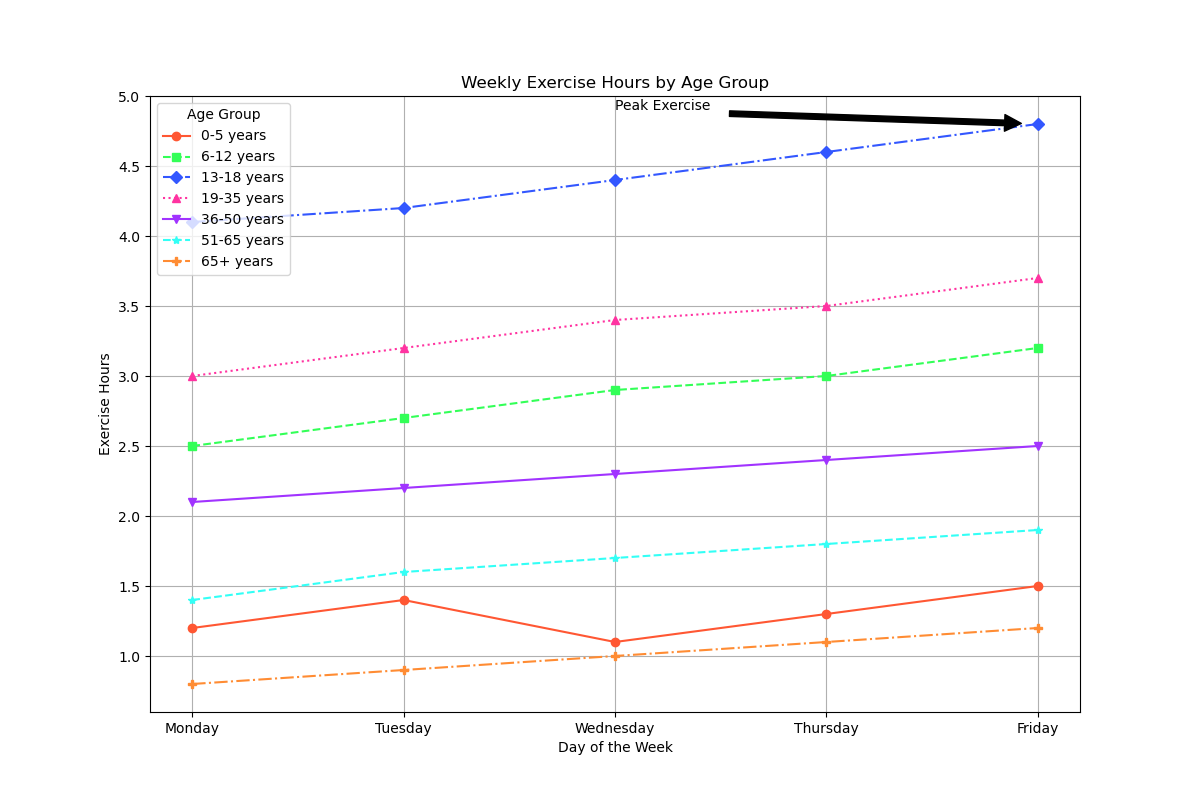

Write the Python code that produced this figure.

import matplotlib.pyplot as plt

data = [
    {'Age Group': '0-5 years', 'Monday': 1.2, 'Tuesday': 1.4, 'Wednesday': 1.1, 'Thursday': 1.3, 'Friday': 1.5},
    {'Age Group': '6-12 years', 'Monday': 2.5, 'Tuesday': 2.7, 'Wednesday': 2.9, 'Thursday': 3.0, 'Friday': 3.2},
    {'Age Group': '13-18 years', 'Monday': 4.1, 'Tuesday': 4.2, 'Wednesday': 4.4, 'Thursday': 4.6, 'Friday': 4.8},
    {'Age Group': '19-35 years', 'Monday': 3.0, 'Tuesday': 3.2, 'Wednesday': 3.4, 'Thursday': 3.5, 'Friday': 3.7},
    {'Age Group': '36-50 years', 'Monday': 2.1, 'Tuesday': 2.2, 'Wednesday': 2.3, 'Thursday': 2.4, 'Friday': 2.5},
    {'Age Group': '51-65 years', 'Monday': 1.4, 'Tuesday': 1.6, 'Wednesday': 1.7, 'Thursday': 1.8, 'Friday': 1.9},
    {'Age Group': '65+ years', 'Monday': 0.8, 'Tuesday': 0.9, 'Wednesday': 1.0, 'Thursday': 1.1, 'Friday': 1.2}
]

days = list(data[0].keys())[1:]

plt.figure(figsize=(12, 8))

markers = ['o', 's', 'D', '^', 'v', '*', 'P']
linestyles = ['-', '--', '-.', ':', '-', '--', '-.']
colors = ['#FF5733', '#33FF57', '#3357FF', '#FF33A1', '#A133FF', '#33FFF6', '#FF8C33']

for age_data, marker, linestyle, color in zip(data, markers, linestyles, colors):
    age_group = age_data['Age Group']
    values = [age_data[day] for day in days]
    
    plt.plot(days, values, marker=marker, linestyle=linestyle, color=color, label=age_group)

plt.legend(title='Age Group', loc='upper left')

plt.title('Weekly Exercise Hours by Age Group')
plt.xlabel('Day of the Week')
plt.ylabel('Exercise Hours')

plt.grid(True)

plt.annotate('Peak Exercise', xy=('Friday', 4.8), xytext=('Wednesday', 4.9),
             arrowprops=dict(facecolor='black', shrink=0.05))

plt.show()
